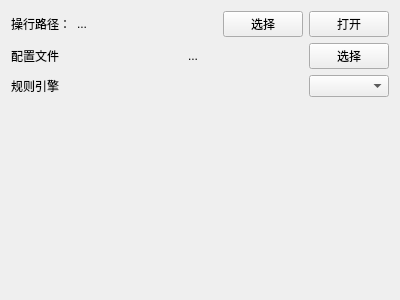
<?xml version="1.0" encoding="UTF-8"?>
<ui version="4.0">
 <class>QuantifySettingWindow</class>
 <widget class="QWidget" name="QuantifySettingWindow">
  <property name="geometry">
   <rect>
    <x>0</x>
    <y>0</y>
    <width>400</width>
    <height>300</height>
   </rect>
  </property>
  <property name="windowTitle">
   <string>Form</string>
  </property>
  <layout class="QGridLayout" name="gridLayout">
   <item row="1" column="1" colspan="4">
    <spacer name="spacerConfig">
     <property name="orientation">
      <enum>Qt::Orientation::Horizontal</enum>
     </property>
     <property name="sizeHint" stdset="0">
      <size>
       <width>40</width>
       <height>20</height>
      </size>
     </property>
    </spacer>
   </item>
   <item row="1" column="5" colspan="2">
    <widget class="QLabel" name="labelConfigPath">
     <property name="text">
      <string>...</string>
     </property>
    </widget>
   </item>
   <item row="1" column="7">
    <widget class="QPushButton" name="btnConfig">
     <property name="text">
      <string>选择</string>
     </property>
    </widget>
   </item>
   <item row="3" column="0" colspan="8">
    <spacer name="verticalSpacer">
     <property name="orientation">
      <enum>Qt::Orientation::Vertical</enum>
     </property>
     <property name="sizeHint" stdset="0">
      <size>
       <width>20</width>
       <height>250</height>
      </size>
     </property>
    </spacer>
   </item>
   <item row="1" column="0">
    <widget class="QLabel" name="labelConfig">
     <property name="text">
      <string>配置文件</string>
     </property>
    </widget>
   </item>
   <item row="0" column="0">
    <widget class="QLabel" name="labelPath">
     <property name="text">
      <string>操行路径：</string>
     </property>
    </widget>
   </item>
   <item row="0" column="2" colspan="4">
    <spacer name="spacerPath">
     <property name="orientation">
      <enum>Qt::Orientation::Horizontal</enum>
     </property>
     <property name="sizeHint" stdset="0">
      <size>
       <width>232</width>
       <height>20</height>
      </size>
     </property>
    </spacer>
   </item>
   <item row="0" column="1">
    <widget class="QLabel" name="labelPathContent">
     <property name="text">
      <string>...</string>
     </property>
    </widget>
   </item>
   <item row="0" column="7">
    <widget class="QPushButton" name="btnPath">
     <property name="text">
      <string>打开</string>
     </property>
    </widget>
   </item>
   <item row="0" column="6">
    <widget class="QPushButton" name="btnSelectPath">
     <property name="text">
      <string>选择</string>
     </property>
    </widget>
   </item>
   <item row="2" column="0">
    <widget class="QLabel" name="labelEngine">
     <property name="text">
      <string>规则引擎</string>
     </property>
    </widget>
   </item>
   <item row="2" column="7">
    <widget class="QComboBox" name="comboBox"/>
   </item>
   <item row="2" column="1" colspan="6">
    <spacer name="horizontalSpacer">
     <property name="orientation">
      <enum>Qt::Orientation::Horizontal</enum>
     </property>
     <property name="sizeHint" stdset="0">
      <size>
       <width>40</width>
       <height>20</height>
      </size>
     </property>
    </spacer>
   </item>
  </layout>
 </widget>
 <resources/>
 <connections/>
</ui>
